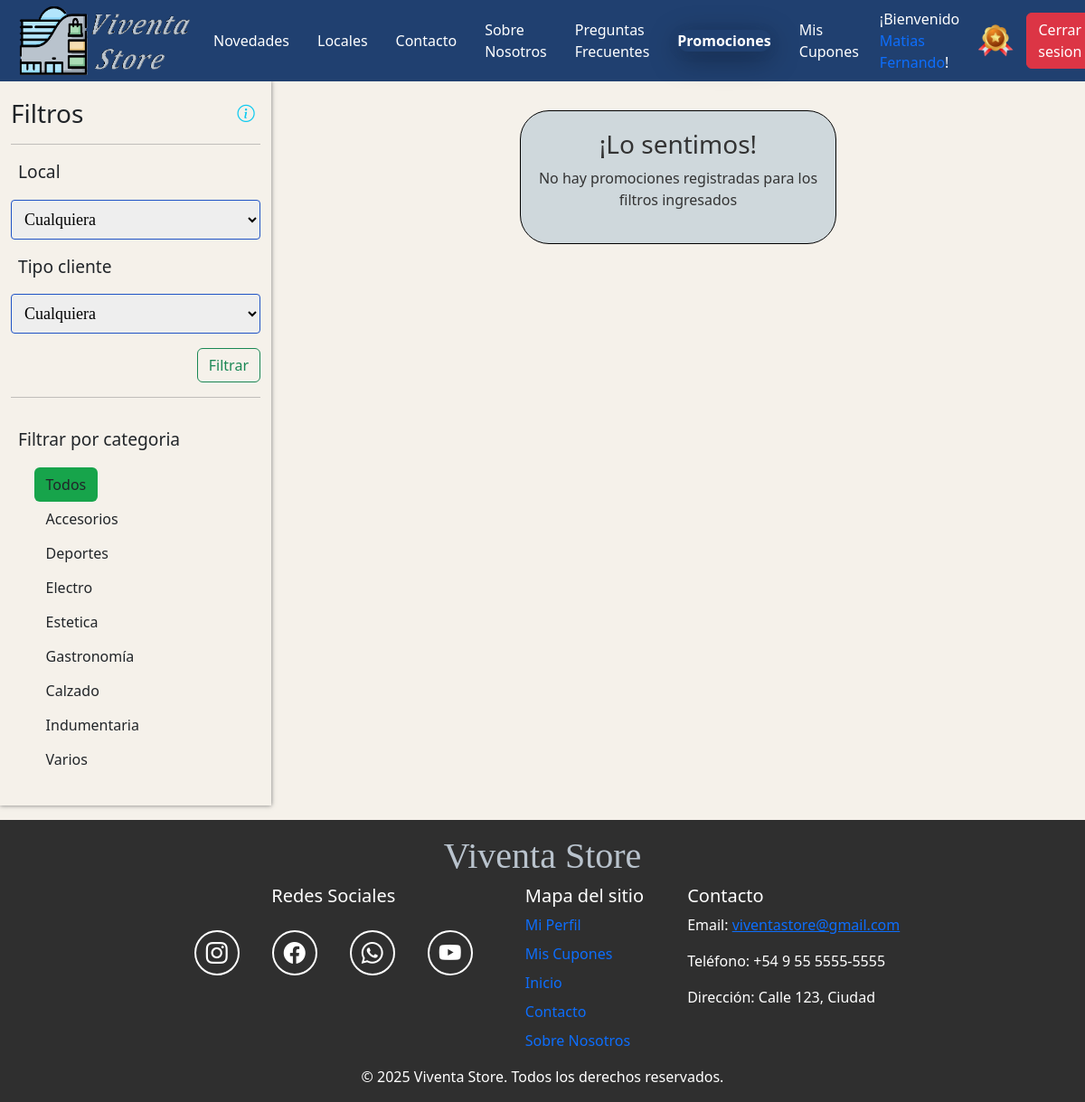
The app's page /Cliente/BuscarPromociones.php (signed in) with its own data.
### tables this page shows
CREATE TABLE `usuario` (
  `cod_usuario` int(11) NOT NULL AUTO_INCREMENT,
  `email` varchar(50) NOT NULL,
  `clave` varchar(255) NOT NULL,
  `nombre_usuario` varchar(30) NOT NULL,
  PRIMARY KEY (`cod_usuario`)
);

CREATE TABLE `cliente` (
  `cod_usuario` int(11) NOT NULL,
  `categoria_cliente` varchar(10) NOT NULL,
  `confirmado` tinyint(1) NOT NULL,
  `token_confirmacion` varchar(255) NOT NULL,
  PRIMARY KEY (`cod_usuario`),
  CONSTRAINT `cliente_ibfk_1` FOREIGN KEY (`cod_usuario`) REFERENCES `usuario` (`cod_usuario`) ON DELETE CASCADE ON UPDATE CASCADE
);

### Includes/funciones.php (called while the page is built, shortened)
<?php
function consultaSQL($sql_consulta)
{
    include("conexion.inc");
    $resultados = mysqli_query($link, $sql_consulta);
    return $resultados;
}

### Cliente/BuscarPromociones.php (the view, shortened to what this page needs)
<?php
include_once("../Includes/funciones.php");
$folder = "Cliente";
$pestaña = "Buscar Promociones";
$numeroDiaHoy = date('N');
if (isset($_SESSION['cod_usuario'])) {
  $cod_usuario = $_SESSION['cod_usuario'];
  $res = consultaSQL("SELECT categoria_cliente FROM cliente WHERE cod_usuario = '$cod_usuario'");
  $row = mysqli_fetch_assoc($res);
  $categoria_cliente_log = $row['categoria_cliente'] ?? '';
}
$where = [];
$where_sql = count($where) ? "WHERE " . implode(" AND ", $where) : "";
$cantPagina = 2;
$pagina = isset($_GET["pagina"]) ?  max(1, intval($_GET["pagina"])) : 1;
$principio = ($pagina - 1) * $cantPagina;
$sql = "SELECT
    p.cod_promocion,
    p.texto_promocion,
    p.categoria_cliente,
    p.foto_promocion,
    l.nombre_local
FROM promociones p
INNER JOIN locales l ON p.cod_local = l.cod_local
INNER JOIN promocion_dia pd ON pd.cod_promocion = p.cod_promocion
{$where_sql}
AND pd.cod_dia = '$numeroDiaHoy'
LIMIT $cantPagina OFFSET $principio";
$result = consultaSQL($sql);
?>
<?php
$sqlTotal = "SELECT COUNT(DISTINCT p.cod_promocion) as total
FROM promociones p
INNER JOIN locales l ON p.cod_local = l.cod_local
INNER JOIN promocion_dia pd ON pd.cod_promocion = p.cod_promocion
{$where_sql}
AND pd.cod_dia = '$numeroDiaHoy'";
$total = consultaSQL($sqlTotal);
?>
<!DOCTYPE html>
<html lang="es">
<head>
  <?php include("../Includes/head.php"); ?>
</head>
<body>
  <header>
    <?php include("../Includes/header.php"); ?>
  </header>
  <main class="main-no-center">
    <div class="container-fluid">
      <div class="row ">
        <div class="col-3 filtros d-none d-lg-block">
          <div style="margin-top: 1.2rem" class="d-flex justify-content-between align-items-center">
            <h3 style="margin: 0;">Filtros</h3>
            <a style="height: 2rem; width: 2rem; border-radius: 50%; border-color: #f5f1ea; display: flex; align-items: center; justify-content: center; padding: 0;" tabindex="0" class="btn btn-outline-info" role="button" data-bs-toggle="popover" data-bs-trigger="focus" data-bs-title="¿Cómo solicitar codigo de promoción?" data-bs-content="Desde esta pestaña puedes solicitar los codigos de las promociones que quieras. Luego, acercate al personal del respectivo local y pide que tu solicitud sea aceptada para poder generar tu codigo!"><i class="bi bi-info-circle" style="font-size: 1.2rem;"></i></a>
          </div>
          <hr />
          <form id="filtros-promociones" method="GET" action="" aria-label="Formulario de filtros de promociones">
            <p style="padding-top: 0;" aria-label="Filtrar por local">Local </p>
            <select class="select-filtros" name="local" aria-label="Seleccionar local">
              <option name="local" value="Cualquiera">Cualquiera</option>
            </select>
            <p style="padding-top: 0;" aria-label="Filtrar por tipo de cliente">Tipo cliente</p>
            <select class="select-filtros" name="categoria" aria-label="Seleccionar tipo de cliente">
              <option name="categoria" value="Cualquiera">Cualquiera</option>
            </select>
            <div class="d-flex justify-content-end">
              <button type="submit" class="btn btn-outline-success" aria-label="Filtrar promociones">Filtrar</button>
            </div>
            <hr />
            <p aria-label="Filtrar por categoría de rubro">Filtrar por categoria</p>
            <ul>
              <li><button type="submit" name="rubro" value="Todos" class="btn <?= (isset($rubro) && $rubro == "Todos") ? "rubro_seleccionado" : "" ?><?= (!isset($rubro)) ? "rubro_seleccionado" : "" ?>" aria-label="Mostrar todas las promociones">Todos</button></li>
              <li><button type="submit" name="rubro" value="Accesorios" class="btn <?= (isset($rubro) && $rubro == "Accesorios") ? "rubro_seleccionado" : "" ?>" aria-label="Filtrar por Accesorios">Accesorios</button></li>
              <li><button type="submit" name="rubro" value="Deportes" class="btn <?= (isset($rubro) && $rubro == "Deportes") ? "rubro_seleccionado" : "" ?>" aria-label="Filtrar por Deportes">Deportes</button></li>
              <li><button type="submit" name="rubro" value="Electro" class="btn <?= (isset($rubro) && $rubro == "Electro") ? "rubro_seleccionado" : "" ?>" aria-label="Filtrar por Electro">Electro</button></li>
              <li><button type="submit" name="rubro" value="Estetica" class="btn <?= (isset($rubro) && $rubro == "Estetica") ? "rubro_seleccionado" : "" ?>" aria-label="Filtrar por Estética">Estetica</button></li>
              <li><button type="submit" name="rubro" value="Gastronomía" class="btn <?= (isset($rubro) && $rubro == "Gastronomía") ? "rubro_seleccionado" : "" ?>" aria-label="Filtrar por Gastronomía">Gastronomía</button></li>
              <li><button type="submit" name="rubro" value="Calzado" class="btn <?= (isset($rubro) && $rubro == "Calzado") ? "rubro_seleccionado" : "" ?>" aria-label="Filtrar por Calzado">Calzado</button></li>
              <li><button type="submit" name="rubro" value="Indumentaria" class="btn <?= (isset($rubro) && $rubro == "Indumentaria") ? "rubro_seleccionado" : "" ?>" aria-label="Filtrar por Indumentaria">Indumentaria</button></li>
              <li><button type="submit" name="rubro" value="Varios" class="btn <?= (isset($rubro) && $rubro == "Varios") ? "rubro_seleccionado" : "" ?>" aria-label="Filtrar por Varios">Varios</button></li>
            </ul>
          </form>
        </div>
        <div class="col-lg-9 col-12 listado-promociones ">
          <?php if ($result->num_rows > 0): ?>
            <?php while ($row = $result->fetch_assoc()): ?>
              <?php $texto_promocion = $row['texto_promocion'];
              $categoria_cliente = $row['categoria_cliente'];
              $foto_promocion = $row['foto_promocion'];
              $nombre_local = $row['nombre_local'];
              $cod_promocion = $row['cod_promocion'];
              $modalId = 'modal_' . md5($texto_promocion . $nombre_local); ?>
              <div class="promocion-cli container-fluid" aria-label="Promoción disponible">
                <div class="row">
                  <div class="col-4 col-md-3 col-lg-4 col-xl-3">
                    <img alt="Foto promocion <?= $texto_promocion ?>" />
                  </div>
                  <div class="col-8 col-md-9 col-lg-8 col-xl-9 d-flex justify-content-between align-items-center">
                    <div class="info" aria-label="Información de la promoción">
                      <h3><?= $texto_promocion ?></h3>
                      <p>Local: <?= $nombre_local ?></p>
                      <p>Categoria cliente: <?= $categoria_cliente ?></p>
                    </div>
                    <?php if (isset($_SESSION['cod_usuario'])): ?>
                      <?php
                      $res = consultaSQL("SELECT * FROM uso_promociones WHERE cod_usuario = '$cod_usuario' AND cod_promocion = '$cod_promocion'");
                      if ($res->num_rows > 0): ?>
                        <div class="text-center" aria-label="Promoción ya utilizada">
                          <p>Ya utilizaste <br> esta promocion </p>
                        </div>
                      <?php else: ?>
                        <?php if (($categoria_cliente_log === "Inicial" && ($categoria_cliente === "medium" || $categoria_cliente === "premium")) || ($categoria_cliente_log === "Medium" && $categoria_cliente === "premium")): ?>
                          <div class="text-center" aria-label="Promoción no disponible para su categoría">
                            <p>No disponible para <br> su categoria actual </p>
                          </div>
                        <?php else: ?>
                          <button type="button " class="boton-codigo btn btn-secondary btn-lg"
                            onclick="solicitarPromocion('<?= $cod_promocion ?>', '<?= $cod_usuario ?>', '<?= $modalId ?>')"
                            data-bs-toggle="modal" data-bs-target="#<?= $modalId ?>" aria-label="Solicitar descuento">
                            Solicitar <br />Descuento</button>
                          <button type="button" class="boton-codigo-chico" aria-label="Solicitar descuento"><i class="bi bi-journal-code"></i></button>
                        <?php endif ?>
                      <?php endif; ?>
                    <?php else: ?>
                      <div class="text-center" aria-label="Debe iniciar sesión para usar promociones">
                        <p>Inicie sesion para <br> usar promociones </p>
                      </div>
                    <?php endif; ?>
                    <div class="modal fade " id="<?= $modalId ?>" data-bs-backdrop="static" data-bs-keyboard="false" tabindex="-1" aria-labelledby="staticBackdropLabel" aria-hidden="true" aria-label="Modal de confirmación de solicitud de promoción">
                      <div class="modal-dialog modal-dialog-centered">
                        <div class="modal-content">
                          <div class="modal-header ">
                            <h1 class="modal-title fs-5" id="staticBackdropLabel" style="margin: auto;">¡Promocion Solicitada!</h1>
                          </div>
                          <div class="modal-body text-center">
                            <p style="font-size: 1.2rem;">Le notificaremos a su direccion de correo electronico cuando el estado de su solicitud se actualice</p>
                            <p style="margin: 0;">Puede ver el estado de sus cupones:</p>
                            <a href="../Cliente/MisCupones.php" aria-label="Ir a Mis cupones">Mis cupones</a>
                          </div>
                          <div class="modal-footer">
                            <button style="margin: auto;" onclick="location.reload();" class="btn btn-secondary" data-bs-dismiss="modal" aria-label="Cerrar modal">¡De acuerdo!</button>
                          </div>
                        </div>
                      </div>
                    </div>
                  </div>
                </div>
              </div>
            <?php endwhile; ?>
          <?php else: ?>
            <div class="notificacion-no-promociones" aria-label="Sin promociones disponibles">
              <h3>¡Lo sentimos!</h3>
              <p>No hay promociones registradas para los filtros ingresados</p>
            </div>
          <?php endif; ?>
        </div>
      </div>
      <div class="row">
        <div class="col-3"></div>
        <div class="col-9">
          <div class="paginacion" aria-label="Navegación de páginas">
          </div>
        </div>
      </div>
    </div>
  </main>
  <footer class="seccion-footer d-flex flex-column justify-content-center align-items-center pt-3">
    <?php include("../Includes/footer.php") ?>
  </footer>
</body>
</html>

### Includes/header.php (shortened to what this page needs)
<?php
include_once("funciones.php");
if (isset($_SESSION['tipo_usuario']) && isset($_SESSION['cod_usuario'])) {
  $tipo_usuario = $_SESSION['tipo_usuario'];
  $estaLogueado = "logueado";
  $cod_usuario = $_SESSION['cod_usuario'];
  $res = consultaSQL("SELECT nombre_usuario FROM usuario WHERE cod_usuario = '$cod_usuario'");
  $row = mysqli_fetch_assoc($res);
  $vnombre_usuario = $row['nombre_usuario'] ?? '';
  if ($_SESSION['tipo_usuario'] == "cliente") {
    $res = consultaSQL("SELECT categoria_cliente FROM cliente WHERE cod_usuario = '$cod_usuario'");
    $row = mysqli_fetch_assoc($res);
    $categoria_cliente = $row['categoria_cliente'] ?? '';
  }
} else {
  $estaLogueado = "noLogueado";
}
if ($folder == "Administrador" or $folder == "Cliente" or $folder == "Dueño" or $folder == "Principal") {
  $rutaSalirCarpeta = "..";
} else {
  $rutaSalirCarpeta = ".";
}
if ($folder == "Administrador") {
  $rutaLogo = "/Administrador/SeccionAdministrador.php";
} elseif ($folder == "Dueño") {
  $rutaLogo = "/Dueño/SeccionDueñoLocal.php";
} else {
  $rutaLogo = "/Principal/Index.php";
}
?>
<nav class="navbar navbar-expand-lg bg-body-tertiary" aria-label="Barra de navegación principal">
  <div class="container-fluid top-bar">
    <a class="navbar-brand" href="<?= $rutaSalirCarpeta ?><?= $rutaLogo ?>">
      <img class="logo" src="<?= $rutaSalirCarpeta ?>/Imagenes/Logo-titulo.png" alt="Logo Viventa Store" />
    </a>
    <div class="collapse navbar-collapse flex-direction-row justify-content-end colapsado" id="navbarNav">
      <ul class="navbar-nav" aria-label="Opciones de navegación">
        <?php if ($folder == "Principal" || $folder == "Cliente"): ?>
          <li class="nav-item">
            <a class="nav-link" aria-current="page" href="<?= $rutaSalirCarpeta ?>/Principal/Index.php#novedades">
              <p>Novedades</p>
            </a>
          </li>
          <li class="nav-item">
            <a class="nav-link" aria-current="page" href="<?= $rutaSalirCarpeta ?>/Principal/Index.php#locales">
              <p>Locales</p>
            </a>
          </li>
          <li class="nav-item">
            <a class="nav-link <?= ($pestaña == 'Contacto') ? 'active' : '' ?>" aria-current="page" href="<?= $rutaSalirCarpeta ?>/Principal/Contacto.php">
              <p>Contacto</p>
            </a>
          </li>
          <li class="nav-item">
            <a class="nav-link <?= ($pestaña == 'Sobre Nosotros') ? 'active' : '' ?>" href="<?= $rutaSalirCarpeta ?>/Principal/SobreNosotros.php">
              <p>Sobre Nosotros</p>
            </a>
          </li>
          <li class="nav-item">
            <a class="nav-link <?= ($pestaña == 'Preguntas Frecuentes') ? 'active' : '' ?>" href="<?= $rutaSalirCarpeta ?>/Principal/PreguntasFrecuentes.php">
              <p>Preguntas Frecuentes</p>
            </a>
          </li>
          <li class="nav-item">
            <a class="nav-link <?= ($pestaña == 'Buscar Promociones') ? 'active' : '' ?>" aria-current="page" href="<?= $rutaSalirCarpeta ?>/Cliente/BuscarPromociones.php">
              <p>Promociones</p>
            </a>
          </li>
        <?php endif; ?>
        <?php if ($estaLogueado == "logueado"): ?>
          <?php if ($tipo_usuario == "cliente"): ?>
            <li class="nav-item">
              <a class="nav-link <?= ($pestaña == 'Mis Cupones') ? 'active' : '' ?>" aria-current="page" href="<?= $rutaSalirCarpeta ?>/Cliente/MisCupones.php">
                <p>Mis Cupones</p>
              </a>
            </li>
            <li class="nav-item">
              <p style="color:white; margin-right:1rem;">¡Bienvenido <a style="margin: 0;" href="<?= $rutaSalirCarpeta ?>/Cliente/MiPerfil.php"><?= $vnombre_usuario ?></a>!</p>
            </li>
            <li class="nav-item">
              <img style="" class="imagen_categoria_cliente" src="<?= $rutaSalirCarpeta ?>/Imagenes/categoria-<?= $categoria_cliente ?>.png" alt="Categoría cliente <?= $categoria_cliente ?>">
            </li>
          <?php else: ?>
            <li class="nav-item">
              <p style="color:white">¡Bienvenido <b><?= $vnombre_usuario ?></b>!</p>
            </li>
          <?php endif; ?>
          <li class="nav-item">
            <button type="button" style="margin-left: 10px;" class="btn btn-danger" data-bs-toggle="modal" data-bs-target="#cerrar-sesion">Cerrar sesion</button>
          </li>
        <?php endif; ?>
      </ul>
    </div>
  </div>
</nav>

### records on screen
usuario: nombre_usuario "Matias Fernando"
cliente: categoria_cliente (picture)

### other values on screen
$item "Mi Perfil"
$item "Mis Cupones"
$item "Contacto"
$item "Sobre Nosotros"
